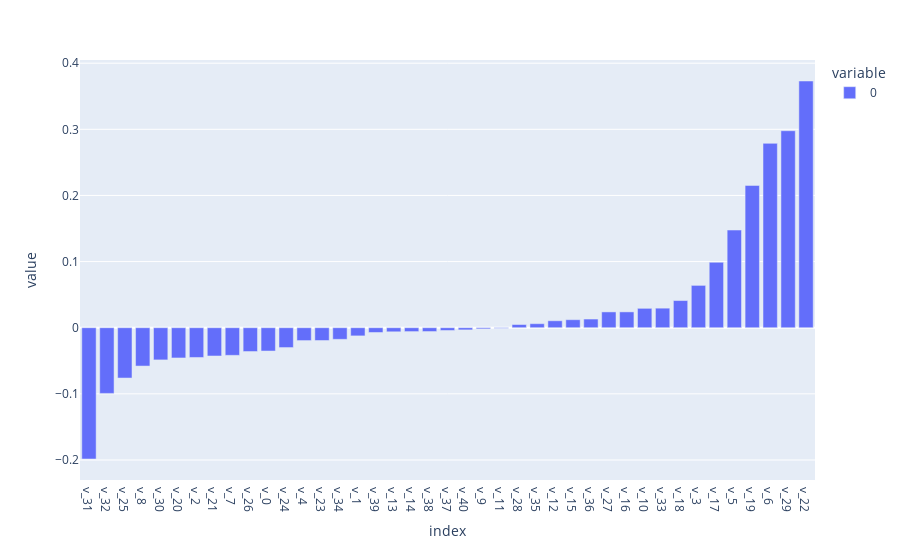

Notebook cell for this chart:
### Code cell
# fig = data.corrwith(data.label, method='pearson').sort_values().iloc[:-1].plot(kind='bar', figsize=(20,5))
fig = data.corrwith(data.label, method='pearson').sort_values().iloc[:-1].plot(kind='bar')
fig

### Figure 1 — Plotly figure (JSON) as saved in the notebook; plotly's stock layout.template omitted (floating-point values rounded to 4 significant figures)
{"data": [{"alignmentgroup": "True", "hovertemplate": "variable=0<br>index=%{x}<br>value=%{y}<extra></extra>", "legendgroup": "0", "marker": {"color": "#636efa", "pattern": {"shape": ""}}, "name": "0", "offsetgroup": "0", "orientation": "v", "showlegend": true, "textposition": "auto", "type": "bar", "x": ["v_31", "v_32", "v_25", "v_8", "v_30", "v_20", "v_2", "v_21", "v_7", "v_26", "v_0", "v_24", "v_4", "v_23", "v_34", "v_1", "v_39", "v_13", "v_14", "v_38", "v_37", "v_40", "v_9", "v_11", "v_28", "v_35", "v_12", "v_15", "v_36", "v_27", "v_16", "v_10", "v_33", "v_18", "v_3", "v_17", "v_5", "v_19", "v_6", "v_29", "v_22"], "xaxis": "x", "y": [-0.1985, -0.09934, -0.07611, -0.05798, -0.04867, -0.04574, -0.04501, -0.04275, -0.04176, -0.03601, -0.03527, -0.03001, -0.01945, -0.01935, -0.01756, -0.01237, -0.007229, -0.00618, -0.005858, -0.005791, -0.004187, -0.003273, -0.001762, -0.0009128, 0.004836, 0.006083, 0.0105, 0.01212, 0.01312, 0.02391, 0.02393, 0.02932, 0.02957, 0.04106, 0.06401, 0.09897, 0.1477, 0.2152, 0.2788, 0.2979, 0.3731], "yaxis": "y"}], "layout": {"autosize": true, "barmode": "relative", "legend": {"title": {"text": "variable"}, "tracegroupgap": 0}, "margin": {"t": 60}, "xaxis": {"anchor": "y", "autorange": true, "domain": [0, 1], "range": [-0.5, 40.5], "title": {"text": "index"}, "type": "category"}, "yaxis": {"anchor": "x", "autorange": true, "domain": [0, 1], "range": [-0.2303, 0.4048], "title": {"text": "value"}, "type": "linear"}}}
